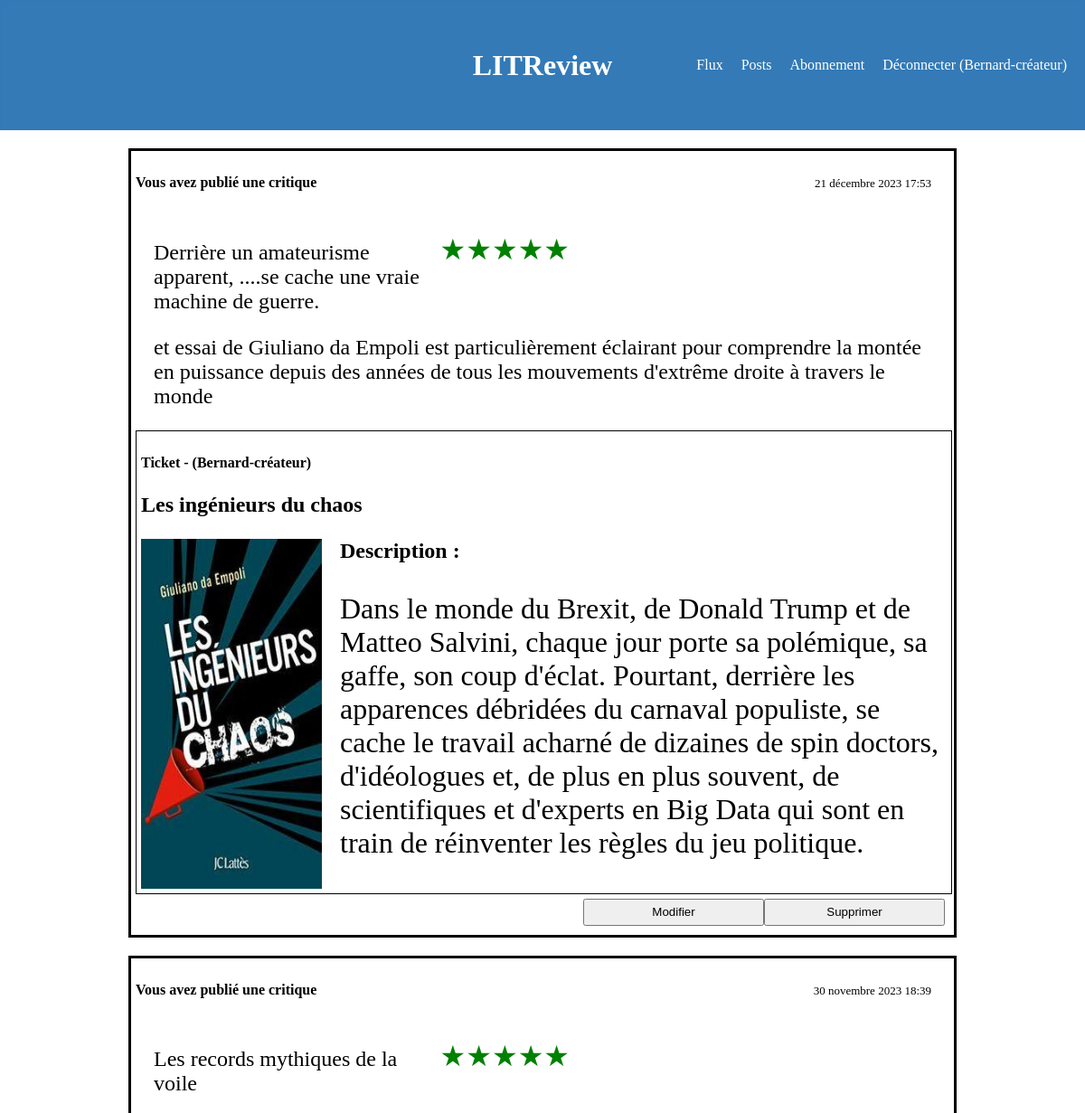
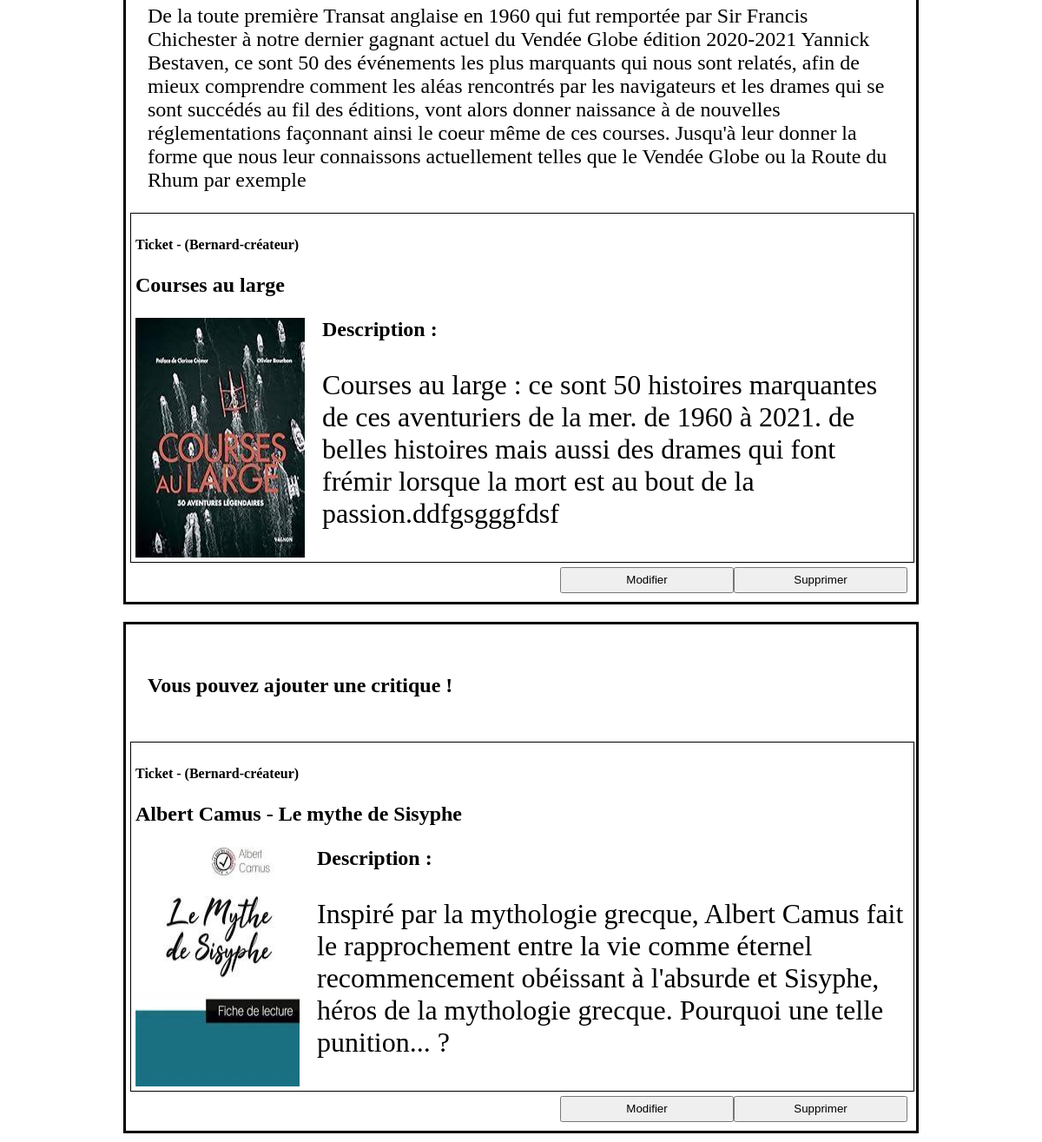
/post/ (signed in), run on the app's committed database (2 pictures, top to bottom).
### authentication/models.py (models this page shows)
class User(AbstractUser):
    CREATOR = 'CREATOR'
    SUBSCRIBER = 'SUBSCRIBER'
    ROLE_CHOICES = (
        (CREATOR, 'Créateur'),
        (SUBSCRIBER, 'Abonné'),
    )
    role = models.CharField(max_length=30, choices=ROLE_CHOICES, verbose_name='Rôle')
    follows = models.ManyToManyField('self', symmetrical=False, verbose_name='Personnes suivies')

### review/models.py (models this page shows, shortened)
class Ticket(models.Model):
    IMAGE_MAX_SIZE = (800, 800)
    title = models.CharField(max_length=128, verbose_name='Titre', null=False, blank=False)
    description = models.TextField(max_length=2048, null=False, blank=False, verbose_name='Description')
    user = models.ForeignKey(to=settings.AUTH_USER_MODEL, on_delete=models.CASCADE)
    image = models.ImageField(verbose_name='Image')
    time_created = models.DateTimeField(auto_now=True)

class Review(models.Model):
    ticket = models.ForeignKey(to=Ticket, on_delete=models.CASCADE)
    rating = models.PositiveSmallIntegerField(
        validators=[MinValueValidator(0), MaxValueValidator(5)], verbose_name='Note', null=False, blank=False)
    headline = models.CharField(max_length=128, verbose_name='Titre', null=False, blank=False)
    body = models.CharField(max_length=8192, verbose_name='Commentaire', null=False, blank=False)
    user = models.ForeignKey(to=settings.AUTH_USER_MODEL, on_delete=models.CASCADE)
    time_created = models.DateTimeField(auto_now_add=True)

### review/views.py (the view)
# urls.py: path("post/", review.views.post, name='post'),
@login_required
def post(request):
    tickets = Ticket.objects.filter(user=request.user).order_by("-time_created")  # most recent before
    tickets_and_review = []
    for ticket in tickets:
        review = ticket.review_set.first()
        if not review:
            review = ''
        tickets_and_review.append((ticket, review))
    context = {
        'tickets_and_review': tickets_and_review
        }
    return render(request, 'review/post.html', context)

### review/templatetags/custom_filters.py (called while the page is built)
@register.filter
def convert_to_stars_filter(rating):  # give 2 args : rating given, max_rating as maximum possible value
    max_rating = 5
    if not (isinstance(rating, int) and isinstance(max_rating, int)):
        raise TypeError("Not valid arguments to convert to stars")
    elif not (0 < rating <= max_rating):
        raise ValueError("Given values not compatibles with stars converter function")
    else:
        rating = int(rating)
        full_stars = '★' * rating  # Utilisation du caractère étoile pleine
        empty_stars = '☆' * (max_rating - rating)  # Utilisation du caractère étoile vide
        return f'{full_stars}{empty_stars}'

### review/templates/review/post.html (shortened to what this page needs)
{% extends 'base.html' %}
{% load custom_filters %}
{% block content %}
    {% for element in tickets_and_review %}
        <div class="main-container">
            <div class="flux">
                {% if element.1 != '' %}
                    <div class="head-post">
                        <span>
                            <h4>Vous avez publié une critique</h4>
                        </span>
                        <span>
                            <div class="date">
                                {{ element.1.time_created }}
                            </div>
                        </span>
                    </div>
                    <div class="review">
                        <p class="headline">{{ element.1.headline }}
                            <span class="stars"> {{ element.1.rating|convert_to_stars_filter }} </span>
                        </p>
                        <p class="headline">{{ element.1.body }}
                    </div>
                    {% else %}
                        <div class="head-post">
                            <div class="review">
                                <span>
                                    <h4>Vous pouvez ajouter une critique !</h4>
                                </span>
                            </div>
                        </div>
                {% endif %}
                <div class="ticket">
                    <div class="auteur">
                        <h4 > Ticket - ({{ element.0.user }}) </h4>
                        <p>{{ element.0.title }}</p>
                        <div class="image-container">
                            <img class="image" src="{{ element.0.image.url }}" alt="">
                            <div class="description">
                                <h2>Description :</h2>
                                <p>
                                    {{ element.0.description }}
                                </p>
                            </div>
                        </div>
                    </div>
                </div>
                <div class="post-button">
                    <form action="{% url 'review_ticket_edit' element.0.id %}" method='post'>
                        <button type="submit">Modifier</button>
                    </form>
                    <form action="{% url 'review_ticket_delete' element.0.id %}" method='post'>
                        <button type="submit">Supprimer</button>
                    </form>
                </div>
            </div>
        </div>
    {% endfor %}
{% endblock content %}

### templates/base.html (shortened to what this page needs)
{% load static %}
<!doctype html>
<html lang="fr">
    <head>
        <link rel="stylesheet" href="{% static 'css/style.css' %}">
    </head>
    <body>
        <div>
            <header class="header">
                <div class="banner">
                    <div class="banner-title">
                        <h1>LITReview</h1>
                    </div>
                    <nav class="banner-link">
                        {% if user.is_authenticated %}
                            <ul class="menu">
                                <li><a href="{% url 'home' %}" class="default-active">Flux</a></li>
                                <li><a href="{% url 'post' %}">Posts</a></li>
                                <li><a href="{% url 'follow_user' %}">Abonnement</a></li>
                                    <li><a href="{% url 'logout' %}">Déconnecter ({{ request.user }})</a></li>
                            </ul>
                        {% endif %}
                    </nav>
                </div>
            </header>
        </div>
        {% block content %}
        {% endblock content %}
    </body>
</html>

### static/css/style.css (style rules this page uses)
html, body { margin: 0; padding: 0; width: 100%; }
.banner { top: 0; left: 0; width: 100%; height: 120px; background-color: #337ab7; padding-top: 10px; display: flex; align-items: center; padding-bottom: 10px; margin-bottom: 20px; position: relative; }
.banner-title { flex: 1; }
.banner-link { position: absolute; right: 10px; }
.header { height: 140px; background-color: #3379b7; color: white; padding: 2px; text-align: center; }
.head-post { display: flex; align-items: baseline; justify-content: space-between; }
.head-post span { display: flex; align-items: baseline; justify-content: space-between; }
.flux { border: 3px solid #000; padding: 5px; width: 75%; }
.headline { display: flex; align-items: baseline; justify-content: space-between; }
.date { text-align: right; font-size: small; margin-right: 20px; }
.ticket { display: inline-block; border: 1px solid #000; padding: 5px; width: 99% }
.auteur { text-align: left; }
.auteur > p { font-size: x-large; font-weight: bold; }
.post-button { display: flex; justify-content: right; margin: 5px; }
.post-button button { margin-right: 50; margin-top: 20; width: 200px; height: 30px; }
.stars { color: green; display: flex; margin-right: 400px; font-size: xx-large; }
.review { text-align: left; width: auto; margin: 20px; font-size: x-large ; }

### data on the page
User: user "Bernard-créateur"
Ticket: time_created "21 décembre 2023 17:53", headline "Derrière un amateurisme apparent, ....se cache une vraie machine de guerre.", rating "★★★★★", body "et essai de Giuliano da Empoli est particulièrement éclairant pour comprendre la montée en puissance depuis des années de tous les mouvements d'extrême droite à travers le monde", user.username "Bernard-créateur", title "Les ingénieurs du chaos", image (picture), description "Dans le monde du Brexit, de Donald Trump et de Matteo Salvini, chaque jour porte sa polémique, sa gaffe, son coup d'éclat. Pourtant, derrière les apparences débridées du carnaval populiste, se cache le travail acharné de dizaines de spin doctors, d'idéologues et, de plus en plus souvent, de scientifiques et d'experts en Big Data qui sont en train de réinventer les règles du jeu politique."
Ticket: time_created "30 novembre 2023 18:39", headline "Les records mythiques de la voile", rating "★★★★★", body "De la toute première Transat anglaise en 1960 qui fut remportée par Sir Francis Chichester à notre dernier gagnant actuel du Vendée Globe édition 2020-2021 Yannick Bestaven, ce sont 50 des événements les plus marquants qui nous sont relatés, afin de mieux comprendre comment les aléas rencontrés par les navigateurs et les drames qui se sont succédés au fil des éditions, vont alors donner naissance à de nouvelles réglementations façonnant ainsi le coeur même de ces courses. Jusqu'à leur donner la forme que nous leur connaissons actuellement telles que le Vendée Globe ou la Route du Rhum par exemple", user.username "Bernard-créateur", title "Courses au large", image (picture), description "Courses au large : ce sont 50 histoires marquantes de ces aventuriers de la mer. de 1960 à 2021. de belles histoires mais aussi des drames qui font frémir lorsque la mort est au bout de la passion.ddfgsgggfdsf"
Ticket: shows "Vous pouvez ajouter une critique !", user.username "Bernard-créateur", title "Albert Camus - Le mythe de Sisyphe", image (picture), description "Inspiré par la mythologie grecque, Albert Camus fait le rapprochement entre la vie comme éternel recommencement obéissant à l'absurde et Sisyphe, héros de la mythologie grecque. Pourquoi une telle punition... ?"
